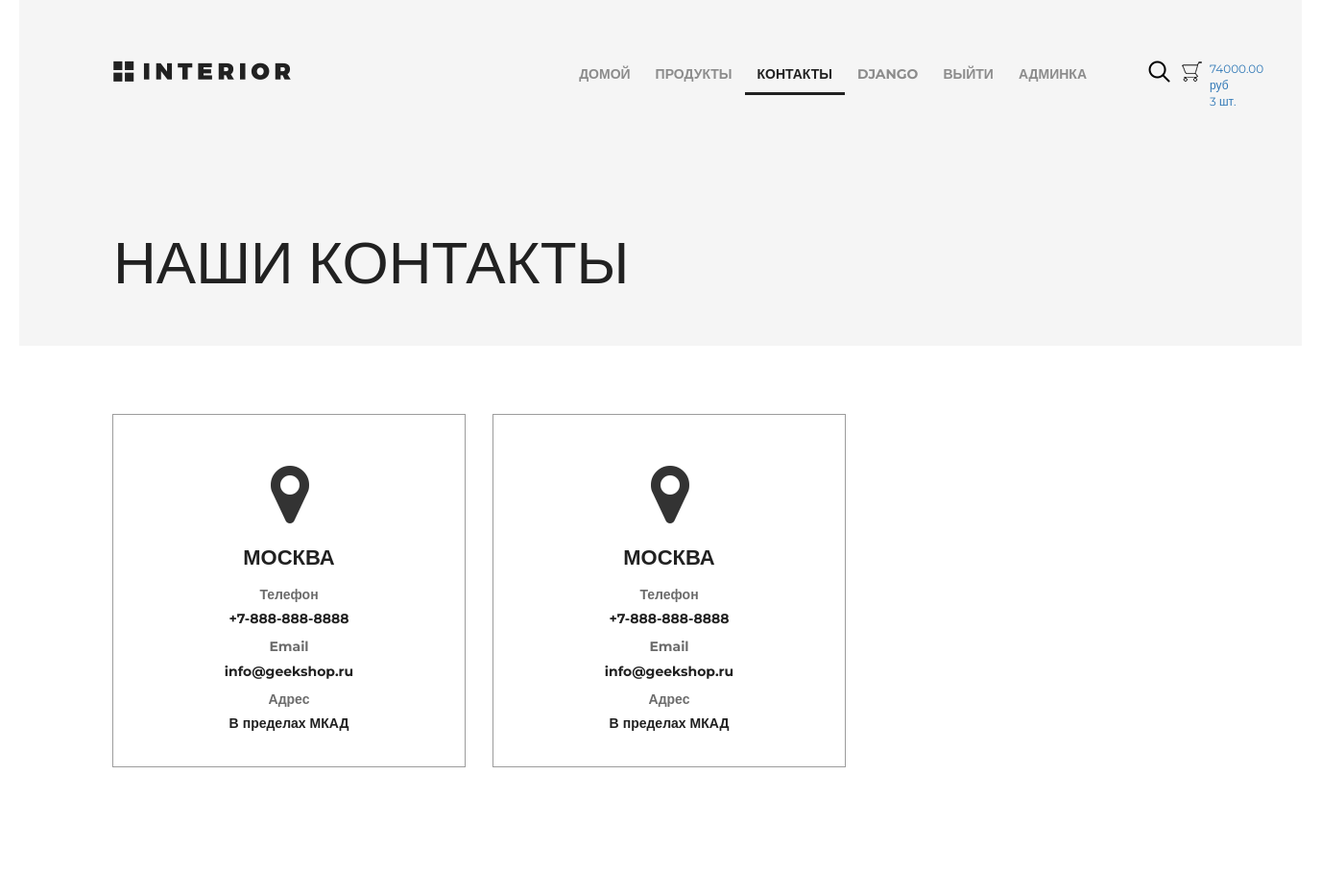
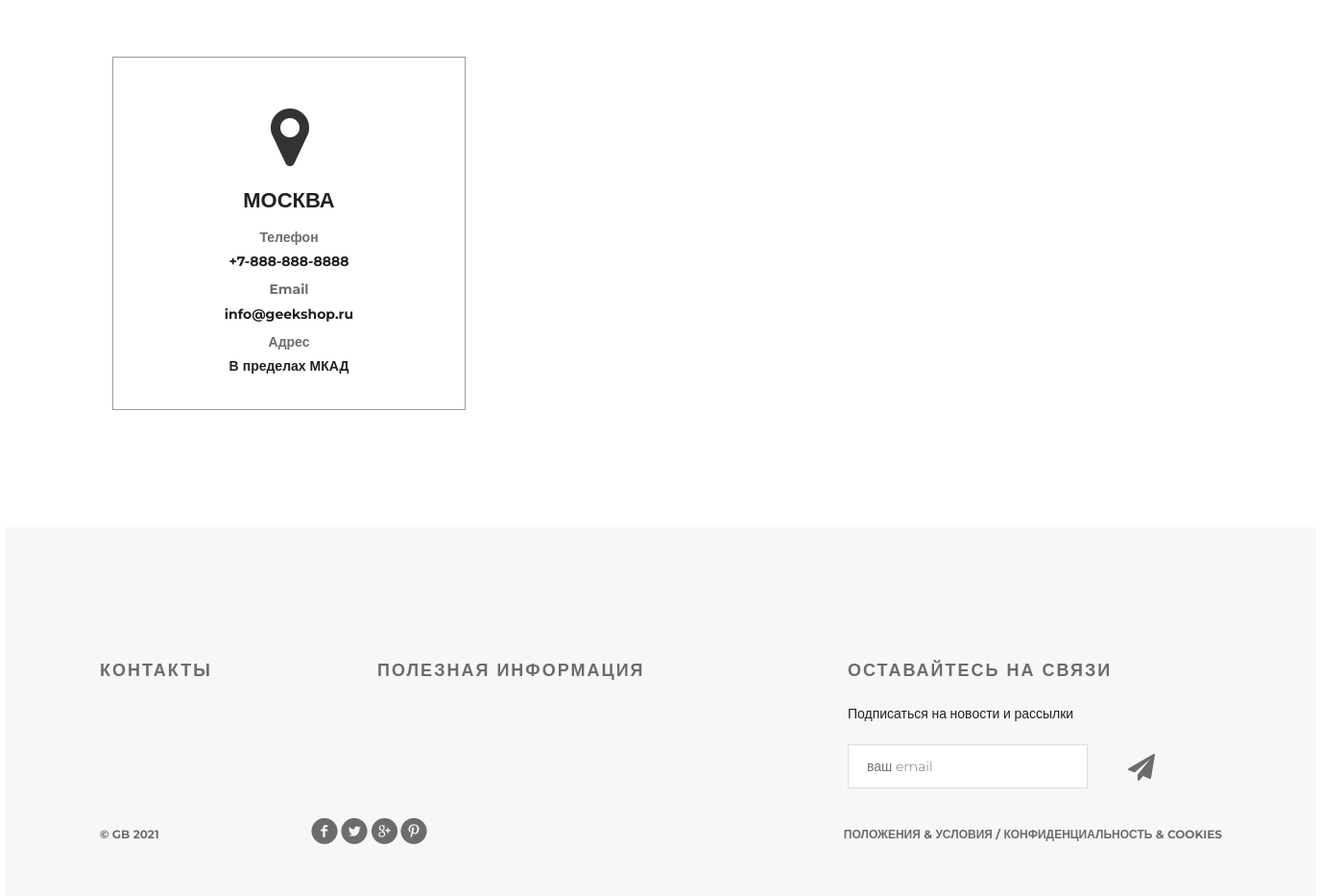
/contact/ (signed in), run on the app's committed database (2 pictures, top to bottom).
### authapp/models.py (models this page shows, shortened)
class ShopUser(AbstractUser):
    avatar = models.ImageField(upload_to='user_avatar', blank=True, verbose_name='Аватар')
    age = models.PositiveSmallIntegerField(verbose_name='Возраст')
    activate_key = models.CharField(max_length=128, verbose_name='Ключ активации', blank=True, null=True)
    activate_key_expired = models.DateTimeField(blank=True, null=True)

### basketapp/models.py (models this page shows)
class Basket(models.Model):
    user = models.ForeignKey(settings.AUTH_USER_MODEL, on_delete=models.CASCADE, related_name='basket')
    product = models.ForeignKey(Product, on_delete=models.CASCADE)
    quantity = models.SmallIntegerField(default=0)
    add_datetime = models.DateTimeField(auto_now_add=True)
    @property
    def product_cost(self):
        return self.quantity * self.product.price
    @property
    def total_quantity(self):
        _item = Basket.objects.filter(user=self.user)
        return sum(list(map(lambda x: x.quantity, _item)))
    @property
    def total_cost(self):
        _item = Basket.objects.filter(user=self.user)
        return sum(list(map(lambda x: x.product_cost, _item)))

### mainapp/models.py (models this page shows, shortened)
class Product(models.Model):
    category = models.ForeignKey(ProductCategory, on_delete=models.CASCADE, verbose_name='категория')
    name = models.CharField(max_length=128, verbose_name='Название')
    image = models.ImageField(upload_to='product', blank=True, verbose_name='Картинка')
    short_desc = models.CharField(max_length=255, verbose_name='Краткое описание')
    description = models.TextField(verbose_name='Описание')
    price = models.DecimalField(decimal_places=2, max_digits=10, default=0, verbose_name='Цена')
    quantity = models.PositiveSmallIntegerField(default=0, verbose_name='Количество')
    is_active = models.BooleanField(default=True)
    class Meta:
        verbose_name = 'Продукт'
        verbose_name_plural = 'Продукты'
        ordering = ('-id',)

### mainapp/views.py (the view)
# urls.py: path('contact/', mainapp.contact, name='contact'),
def contact(request):
    context = {
        'title': 'Контакты',
    }
    return render(request, 'mainapp/contact.html', context=context)

### mainapp/context_processors.py (called while the page is built)
def basket(request):
    basket_items = []
    if request.user.is_authenticated:
        basket_items = Basket.objects.filter(user=request.user)
    return {'basket': basket_items}  # всегда словарь возвращает

### mainapp/templates/mainapp/contact.html
{% extends 'mainapp/base.html' %}
{% load static %}
{% block menu %}
		<div class="hero">
			<div class="header clearfix">
				<a href="/" class="logo"></a>
					{% include 'mainapp/includes/inc_main_menu.html' %}
			</div>
			<h1>наши контакты</h1>
		</div>
{% endblock  %}
{% block content %}
		<div class="location">
			<div class="location-1">
				<i class="fa fa-map-marker fa-5x"></i>
				<h4>Москва</h4>
				<div class="contacts">
					<h5>Телефон</h5>
					<p>+7-888-888-8888</p>
				</div>
				<div class="contacts">
					<h5>Email</h5>
					<p>info@geekshop.ru</p>
				</div>
				<div class="contacts">
					<h5>Адрес</h5>
					<p>В пределах МКАД</p>
				</div>
			</div>
			<div class="location-1">
				<i class="fa fa-map-marker fa-5x"></i>
				<h4>Москва</h4>
				<div class="contacts">
					<h5>Телефон</h5>
					<p>+7-888-888-8888</p>
				</div>
				<div class="contacts">
					<h5>Email</h5>
					<p>info@geekshop.ru</p>
				</div>
				<div class="contacts">
					<h5>Адрес</h5>
					<p>В пределах МКАД</p>
				</div>
			</div>
			<div class="location-1">
				<i class="fa fa-map-marker fa-5x"></i>
				<h4>Москва</h4>
				<div class="contacts">
					<h5>Телефон</h5>
					<p>+7-888-888-8888</p>
				</div>
				<div class="contacts">
					<h5>Email</h5>
					<p>info@geekshop.ru</p>
				</div>
				<div class="contacts">
					<h5>Адрес</h5>
					<p>В пределах МКАД</p>
				</div>
			</div>
		</div>
		<div class="clr"></div>
{% endblock  %}

### mainapp/templates/mainapp/includes/inc_main_menu.html
<ul class="menu">
<li><a href={% url "index" %} {% if request.resolver_match.url_name == "index" %} class="active" {% endif %}>домой</a></li>
<li><a href={% url 'products:products' %} {% if request.resolver_match.url_name == "products" %} class="active" {% endif %}>продукты</a></li>
<li><a href={% url "contact" %} {% if request.resolver_match.url_name == "contact" %} class="active" {% endif %}>контакты</a></li>
<li>
    {% if user.is_authenticated %}
        <li><a href="{% url 'auth:edit' %}" >{{ user.first_name|default:"Пользователь" }}</a></li>
        <li><a href="{% url 'auth:logout' %}" >Выйти</a></li>
    {% else%}
        <li><a href="{% url 'auth:register' %}" >регистрация</a></li>
        <li><a href="{% url 'auth:login' %}" >Войти</a></li>
    {% endif %}
    {% if user.is_superuser %}
        <li><a href="{% url 'adminapp:user_list' %}" >админка</a></li>
    {% endif %}
</li>
</ul>
<a href="#" class="search"></a>
<a href="{%url 'basket:basket' %}" class="basket">
    {% if basket %}
        {{ basket.0.total_cost }} руб <br>
        {{ basket.0.total_quantity }} шт.
    {% endif %}
    </a>

### static/style.css (style rules this page uses)
* { margin: 0; padding: 0; }
body { font-family: 'Montserrat', sans-serif; }
html, body { height: 100%; }
.clr { height: 384px; }
.logo { background-image: url(img/logo.png); margin-top: 63px; width: 185px; height: 22px; float: left; }
.menu { list-style-type: none; margin-top: 67px; float: right; }
.menu li { float: left; }
.menu a { color: #8c8c8c; font-size: 14px; font-weight: 700; text-align: right; text-transform: uppercase; text-decoration: none; padding: 10px 13px; }
.menu .active { color: #212121; font-weight: 700; border-bottom: 3px solid #212121; }
.search { display: block; width: 23px; height: 23px; background-image: url(img/search.png); position: absolute; top: 63px; left: 1176px; }
.basket { display: block; width: 100px; height: 23px; background-image: url(img/basket.png); position: absolute; background-repeat: no-repeat; top: 63px; left: 1210px; font-size: 12px; padding-left: 30px; }
.clearfix:after { content: ""; display: block; clear: both; }
.hero { background-color: #f5f5f5; height: 360px; padding-left: 98px; padding-right: 211px; position: relative; }
.hero h1 { color: #212121; font-size: 62px; font-weight: 100; text-align: left; margin-top: 142px; text-transform: uppercase; }
.location { padding: 0px 97px; }
.location-1 { height: 368px; width: 368px; border: 1px solid #9c9c9c; margin: 71px 28px 122px 0px; float: left; }
.location-1:last-child { margin: 71px 0px 122px 0px; }
.location i { display: block; margin: 48px auto 0px; width: 38px; }
.location h4 { margin: 23px auto 23px; text-transform: uppercase; text-align: center; color: #212121; font-size: 22px; font-weight: 700; line-height: 16px; }
.contacts { text-align: center; margin-bottom: 15px; line-height: 14px; color: #212121; font-size: 14px; font-weight: 700; }
.contacts h5 { color: #6c6c6c; font-size: 14px; font-weight: 700; }

### data on the page
ShopUser: first_name "DJANGO"
Basket: user+quantity+product "74000.00", user+quantity "3"
